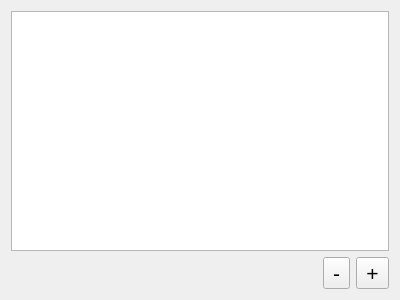
<?xml version="1.0" encoding="UTF-8"?>
<ui version="4.0">
 <class>prescribings_widget</class>
 <widget class="QWidget" name="prescribings_widget">
  <property name="geometry">
   <rect>
	<x>0</x>
	<y>0</y>
	<width>400</width>
	<height>300</height>
   </rect>
  </property>
  <property name="windowTitle">
   <string>Form</string>
  </property>
  <layout class="QGridLayout" name="gridLayout">
   <item row="1" column="2">
	<widget class="QToolButton" name="add_toolButton">
	 <property name="font">
	  <font>
	   <pointsize>16</pointsize>
	  </font>
	 </property>
	 <property name="text">
	  <string>+</string>
	 </property>
	</widget>
   </item>
   <item row="1" column="1">
	<widget class="QToolButton" name="delete_toolButton">
	 <property name="font">
	  <font>
	   <pointsize>16</pointsize>
	  </font>
	 </property>
	 <property name="text">
	  <string>-</string>
	 </property>
	</widget>
   </item>
   <item row="0" column="0" colspan="3">
	<widget class="QTableView" name="tableView">
	 <property name="font">
	  <font>
	   <pointsize>14</pointsize>
	  </font>
	 </property>
	</widget>
   </item>
  </layout>
 </widget>
 <resources/>
 <connections/>
</ui>
